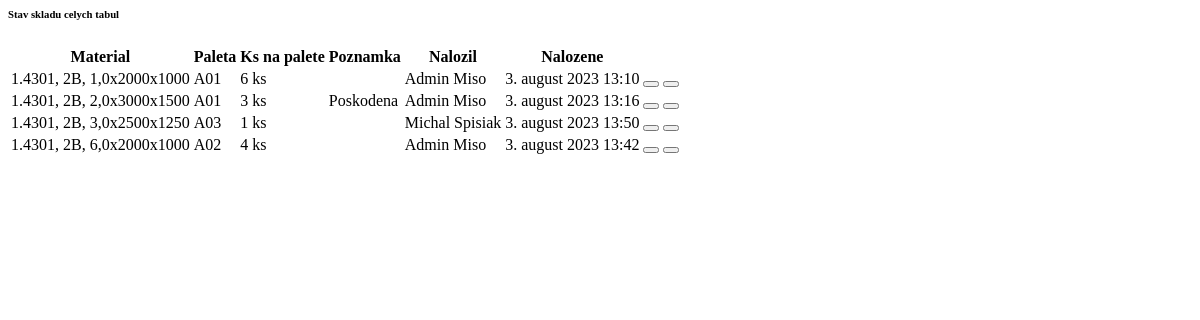
The app's page /stock-status/ (signed in), older data.
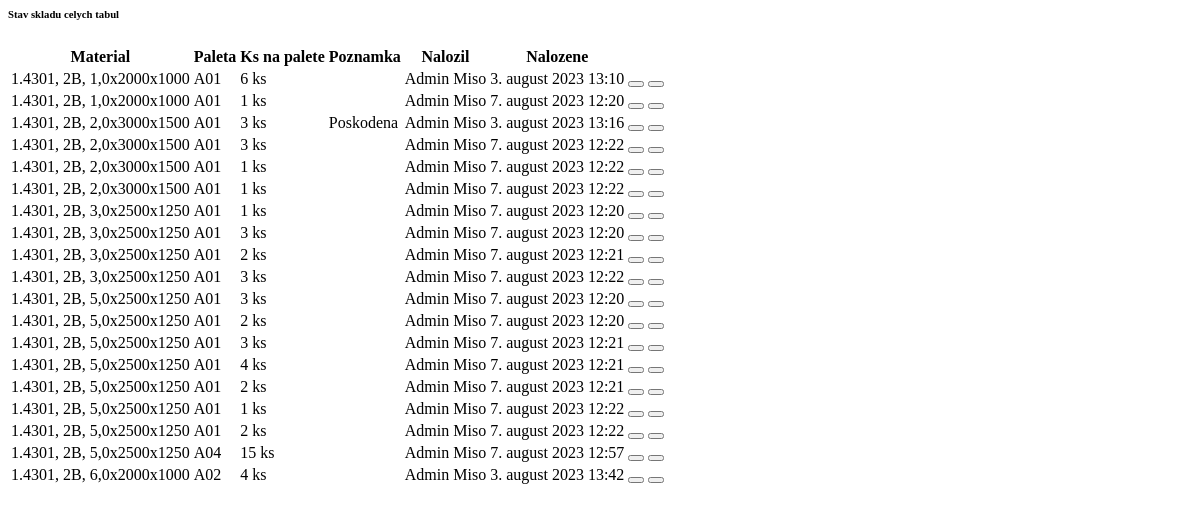
The same page, newer data.
### Core/models.py (models this page shows, shortened)
class Sheet(models.Model):
    material = models.ForeignKey(to=RawMaterial, on_delete=models.CASCADE, related_name='material')
    surface = models.ForeignKey(to=MaterialSurface, on_delete=models.CASCADE, related_name='surface')
    thickness = models.FloatField()
    size_x = models.IntegerField()
    size_y = models.IntegerField()
    weight = models.FloatField(null=True, blank=True, )
    note = models.CharField(max_length=128, null=True, blank=True)
    class Meta:
        verbose_name = "Plech"
        verbose_name_plural = "Plechy"

class RawMaterial(models.Model):
    material_name = models.CharField(max_length=32)
    def __str__(self):
        return f"{self.material_name}"
    class Meta:
        verbose_name = "Akost materialu"
        verbose_name_plural = "Materialove akosti"

class PaletteSheet(models.Model):
    palette = models.ForeignKey(Palette, on_delete=models.CASCADE, null=True, blank=True)
    sheet = models.ForeignKey(Sheet, on_delete=models.CASCADE)
    quantity = models.PositiveIntegerField()
    note = models.CharField(max_length=128, null=True, blank=True)
    created_by = models.ForeignKey(User, on_delete=models.CASCADE, related_name='created', null=True, blank=True)
    created_date = models.DateTimeField(auto_now_add=True)
    def __str__(self):
        return f"{self.palette}: {self.sheet.material}, {self.quantity}ks"
    class Meta:
        verbose_name = "Plech na palete"
        verbose_name_plural = "Plechy na palete"

class MaterialSurface(models.Model):
    surface_name = models.CharField(max_length=32)
    class Meta:
        verbose_name = "Povrch materialu"
        verbose_name_plural = "Povrchy materialu"

class Palette(models.Model):
    name = models.CharField(max_length=4)
    capacity = models.FloatField()
    sheets = models.ManyToManyField(Sheet, blank=True, through='PaletteSheet', related_name='palette_sheet')
    load_weight = models.FloatField(null=True, blank=True)
    def __str__(self):
        return f"{self.name}"
    class Meta:
        verbose_name = "Paleta"
        verbose_name_plural = "Palety"

### Core/views.py (the view)
# urls.py: path('stock-status/', views.stock_status, name='stock_status'),
@login_required
def stock_status(request):
    sheets = Sheet.objects.prefetch_related('palettesheet_set').all()
    for sheet in sheets:
        palettes = []
        quantities = []
        for ps in sheet.palettesheet_set.all():
            palettes.append(ps.palette.name)
            quantities.append(ps.quantity)
        sheet.palettes = ', '.join(palettes) if palettes else 'N/A'
        sheet.quantities = ', '.join(map(str, quantities)) if quantities else 'N/A'
    ctx = {
        'sheets': sheets,
    }
    return render(request, 'Core/stock_status.html', ctx)

### templates/Core/stock_status.html (shortened to what this page needs)
<div class="container-fluid mt-3">
    <div class="d-flex justify-content-between mb-3">
        <h6 class="fw-bold">Stav skladu celych tabul</h6>
    </div>
    <div class="card-body">
        <table id="stockStatusTable" class="table table-sm">
            <thead>
            <tr>
                <th scope="col">Material</th>
                <th scope="col">Paleta</th>
                <th scope="col">Ks na palete</th>
                <th scope="col">Poznamka</th>
                <th scope="col">Nalozil</th>
                <th scope="col">Nalozene</th>
                <th scope="col"></th>
            </tr>
            </thead>
            <tbody>
            {% for sheet in sheets %}
                {% for palette_sheet in sheet.palettesheet_set.all %}
                    <tr class="">
                        <td>{{ sheet.material.material_name }}, {{ sheet.surface.surface_name }}, {{ sheet.thickness }}x{{ sheet.size_x }}x{{ sheet.size_y }}</td>
                        <td>{{ palette_sheet.palette.name }}</td>
                        <td>{{ palette_sheet.quantity }} ks</td>
                        <td>
                            {% if palette_sheet.note != None %}
                                {{ palette_sheet.note }}
                            {% endif %}
                        </td>
                        <td>{{ palette_sheet.created_by.first_name }} {{ palette_sheet.created_by.last_name }}</td>
                        <td>{{ palette_sheet.created_date }}</td>
                        <td class="m-0 p-0">
                            <div class="d-flex justify-content-end">
                                <button class="btn btn-sm btn-info m-0 mt-1 me-1" type="button"
                                        hx-get="{% url 'palette_edit' palette_sheet.pk %}"
                                        hx-trigger="click"
                                        hx-target="#modalsFrame"
                                        hx-swap="this"
                                >
                                </button>
                                <button class="btn btn-sm btn-danger mt-1 m-0" type="button"
                                        hx-post="{% url 'sheet_delete' palette_sheet.pk %}"
                                        hx-trigger="click"
                                        hx-confirm="Naozaj chces zmazat plech {{ palette_sheet }}"
                                        hx-on="htmx:afterRequest: removeParentElement()"
                                        hx-target="#formFrame"
                                >
                                </button>
                            </div>
                        </td>
                    </tr>
                {% endfor %}
            {% endfor %}
            </tbody>
        </table>
    </div>
</div>

Row changes from the older to the newer data that the page shows:
removed PaletteSheet: {{ sheet.material.material_name }} "1.4301", {{ sheet.surface.surface_name }} "2B", {{ sheet.thickness }} "3,0", {{ sheet.size_x }} "2500", {{ sheet.size_y }} "1250", palette.name "A03", quantity "1", created_by.first_name "Michal", created_by.last_name "Spisiak", created_date "3. august 2023 13:50", shown under Sheet (number 3 of 5 on the later page)
added PaletteSheet: {{ sheet.material.material_name }} "1.4301", {{ sheet.surface.surface_name }} "2B", {{ sheet.thickness }} "1,0", {{ sheet.size_x }} "2000", {{ sheet.size_y }} "1000", palette.name "A01", quantity "1", created_by.first_name "Admin", created_by.last_name "Miso", created_date "7. august 2023 12:20", shown under Sheet (number 1 of 5 on the later page)
added PaletteSheet: {{ sheet.material.material_name }} "1.4301", {{ sheet.surface.surface_name }} "2B", {{ sheet.thickness }} "2,0", {{ sheet.size_x }} "3000", {{ sheet.size_y }} "1500", palette.name "A01", quantity "3", created_by.first_name "Admin", created_by.last_name "Miso", created_date "7. august 2023 12:22", shown under Sheet (number 2 of 5 on the later page)
added PaletteSheet: {{ sheet.material.material_name }} "1.4301", {{ sheet.surface.surface_name }} "2B", {{ sheet.thickness }} "2,0", {{ sheet.size_x }} "3000", {{ sheet.size_y }} "1500", palette.name "A01", quantity "1", created_by.first_name "Admin", created_by.last_name "Miso", created_date "7. august 2023 12:22", shown under Sheet (number 2 of 5 on the later page)
added PaletteSheet: {{ sheet.material.material_name }} "1.4301", {{ sheet.surface.surface_name }} "2B", {{ sheet.thickness }} "2,0", {{ sheet.size_x }} "3000", {{ sheet.size_y }} "1500", palette.name "A01", quantity "1", created_by.first_name "Admin", created_by.last_name "Miso", created_date "7. august 2023 12:22", shown under Sheet (number 2 of 5 on the later page)
added PaletteSheet: {{ sheet.material.material_name }} "1.4301", {{ sheet.surface.surface_name }} "2B", {{ sheet.thickness }} "3,0", {{ sheet.size_x }} "2500", {{ sheet.size_y }} "1250", palette.name "A01", quantity "1", created_by.first_name "Admin", created_by.last_name "Miso", created_date "7. august 2023 12:20", shown under Sheet (number 3 of 5 on the later page)
added PaletteSheet: {{ sheet.material.material_name }} "1.4301", {{ sheet.surface.surface_name }} "2B", {{ sheet.thickness }} "3,0", {{ sheet.size_x }} "2500", {{ sheet.size_y }} "1250", palette.name "A01", quantity "3", created_by.first_name "Admin", created_by.last_name "Miso", created_date "7. august 2023 12:20", shown under Sheet (number 3 of 5 on the later page)
added PaletteSheet: {{ sheet.material.material_name }} "1.4301", {{ sheet.surface.surface_name }} "2B", {{ sheet.thickness }} "3,0", {{ sheet.size_x }} "2500", {{ sheet.size_y }} "1250", palette.name "A01", quantity "2", created_by.first_name "Admin", created_by.last_name "Miso", created_date "7. august 2023 12:21", shown under Sheet (number 3 of 5 on the later page)
added PaletteSheet: {{ sheet.material.material_name }} "1.4301", {{ sheet.surface.surface_name }} "2B", {{ sheet.thickness }} "3,0", {{ sheet.size_x }} "2500", {{ sheet.size_y }} "1250", palette.name "A01", quantity "3", created_by.first_name "Admin", created_by.last_name "Miso", created_date "7. august 2023 12:22", shown under Sheet (number 3 of 5 on the later page)
now on this page (row unchanged): Sheet: material.material_name "1.4301", surface.surface_name "2B", thickness "5,0", size_x "2500", size_y "1250"
added PaletteSheet: palette.name "A01", quantity "3", created_by.first_name "Admin", created_by.last_name "Miso", created_date "7. august 2023 12:20"
added PaletteSheet: palette.name "A01", quantity "2", created_by.first_name "Admin", created_by.last_name "Miso", created_date "7. august 2023 12:20"
added PaletteSheet: palette.name "A01", quantity "3", created_by.first_name "Admin", created_by.last_name "Miso", created_date "7. august 2023 12:21"
added PaletteSheet: palette.name "A01", quantity "4", created_by.first_name "Admin", created_by.last_name "Miso", created_date "7. august 2023 12:21"
added PaletteSheet: palette.name "A01", quantity "2", created_by.first_name "Admin", created_by.last_name "Miso", created_date "7. august 2023 12:21"
added PaletteSheet: palette.name "A01", quantity "1", created_by.first_name "Admin", created_by.last_name "Miso", created_date "7. august 2023 12:22"
added PaletteSheet: palette.name "A01", quantity "2", created_by.first_name "Admin", created_by.last_name "Miso", created_date "7. august 2023 12:22"
added PaletteSheet: palette.name "A04", quantity "15", created_by.first_name "Admin", created_by.last_name "Miso", created_date "7. august 2023 12:57"
